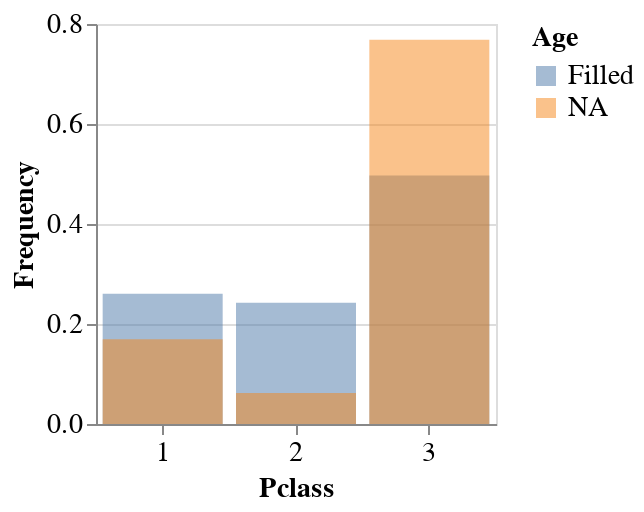

Here is the notebook cell this chart was saved with:
### Markdown cell above
## Histogram

Plotting a nice histogram may require configuring additional parameters.

### Code cell
chart = na.altair.plot_hist(data, col='Pclass', col_na='Age')\
    .properties(width=200, height=200)
chart.configure_axisX(labelAngle = 0)

### Figure 1 — Vega-Lite specification as saved in the notebook (floating-point values rounded to 4 significant figures; data arrays with more than 128 entries replaced by an {"elided": "..."} marker saying what was removed)
{"config": {"view": {"continuousWidth": 400, "continuousHeight": 300}, "axis": {"labelFontSize": 14, "titleFontSize": 14}, "axisX": {"labelAngle": 0}, "legend": {"labelFontSize": 14, "titleFontSize": 14}}, "data": {"name": "data-e4a00e50da283d5ed2ab68871b0c7861"}, "mark": {"type": "bar", "opacity": 0.5}, "encoding": {"color": {"type": "nominal", "field": "Age", "title": "Age"}, "opacity": {"condition": {"value": 0.5, "selection": "selector002"}, "value": 0}, "tooltip": [{"type": "quantitative", "aggregate": "count"}], "x": {"type": "ordinal", "bin": false, "field": "Pclass", "title": "Pclass"}, "y": {"type": "quantitative", "aggregate": "sum", "field": "y", "stack": null, "title": "Frequency"}}, "height": 200, "selection": {"selector002": {"type": "multi", "fields": ["Age"], "bind": "legend"}}, "transform": [{"joinaggregate": [{"op": "count", "as": "total"}], "groupby": ["Age"]}, {"calculate": "1 / datum.total", "as": "y"}], "width": 200, "$schema": "https://vega.github.io/schema/vega-lite/v4.8.1.json", "datasets": {"data-e4a00e50da283d5ed2ab68871b0c7861": {"elided": "891 records"}}}
